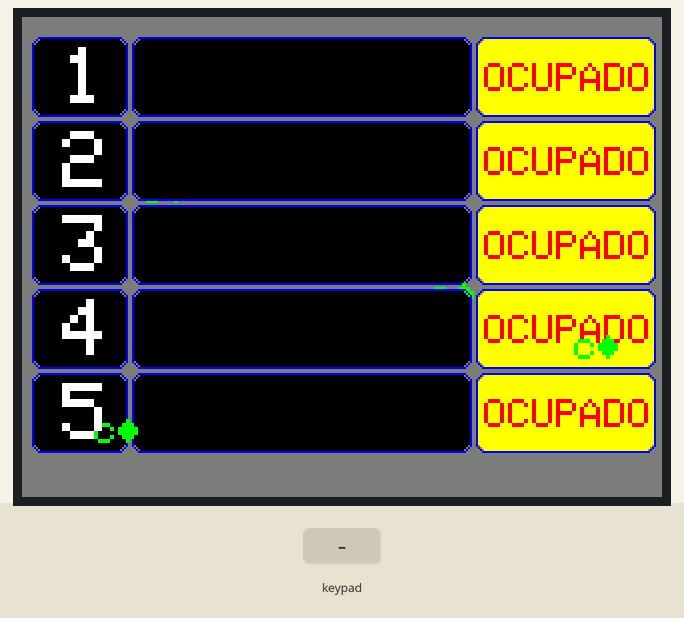
A sketch run on a simulated Arduino Mega 2560, built with avr-gcc and run on an emulated ATmega2560. Parts: 320×240 colour display. Inputs (shaded band) come from the test bench. The local clock reads 2024-03-15 10:24:30 at power-on unless the sketch sets it; EEPROM starts erased; what the sketch prints to the serial monitor is not drawn.

Above: at 1.6 s.
1.7 s: key '1' pressed
3.2 s: keypad keys 2 2 2 3 2 4 2 5 # pressed 0.4 s apart
At 7.4 s:
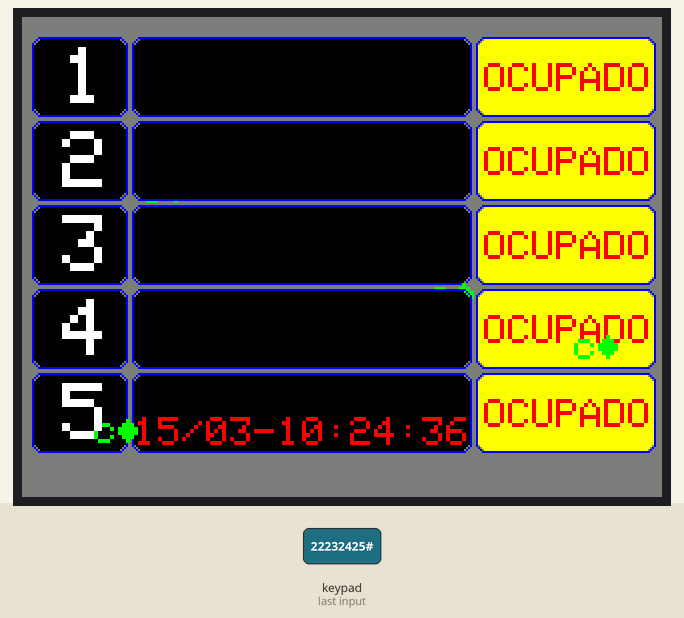
At 9.7 s:
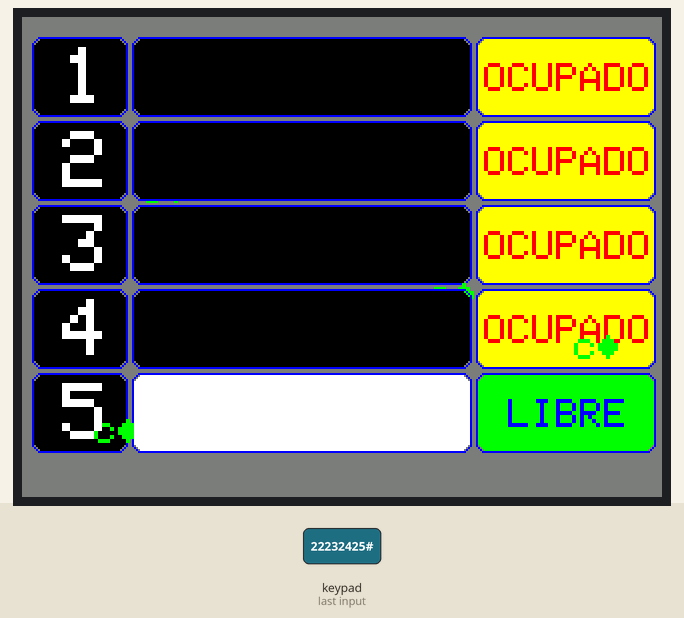
9.8 s: key '*' pressed
11.3 s: keypad keys 2 2 2 3 2 4 2 5 * pressed 0.4 s apart
At 15.2 s:
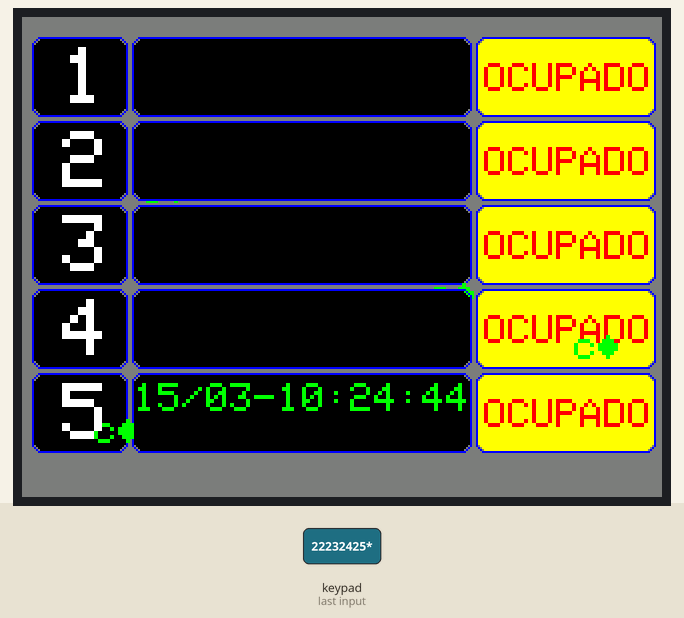
Timing chart, 0 to 16.7 s (numbered marks = the images above; inputs shaded):
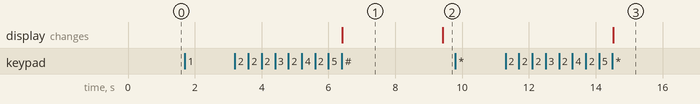

The sketch:

Registro-de-ingresos-y-egresos.ino
```cpp
#include <Keypad.h>     // Para manejo del teclado
#include <Wire.h>        // Puerto I2C
#include <RTClib.h>      // Reloj tiempo real
#include <Adafruit_GFX.h> // Hardware-specific library
#include <MCUFRIEND_kbv.h>
#include <EEPROM.h>      // Librería para manejar EEPROM

RTC_DS3231 rtc;
MCUFRIEND_kbv tft;

#define LCD_CS A3   // Pines del LCD
#define LCD_CD A2
#define LCD_WR A1
#define LCD_RD A0
#define LCD_RESET 1

#define BLACK     0x0000
#define BLUE      0x001F
#define BLUE2     0x051F
#define RED       0xF800
#define GREEN     0x07E0
#define CYAN      0x07FF
#define MAGENTA   0xF81F
#define YELLOW    0xFFE0
#define WHITE     0xFFFF
#define DARKGREY  0x7BEF
#define ORANGE    0xFD20

#define tiempo 3000

bool entradas[5] = {false, false, false, false, false};
char tiemposEntrada[5][20] = {"", "", "", "", ""};
char tiemposSalida[5][20] = {"", "", "", "", ""};

const byte FILAS = 4;
const byte COLUMNAS = 3;
char keys[FILAS][COLUMNAS] = {
  {'1','2','3'},
  {'4','5','6'},
  {'7','8','9'},
  {'*','0','#'}
};

byte pinesFilas[FILAS] = {22, 23, 24, 25};
byte pinesColumnas[COLUMNAS] = {26, 27, 28};

Keypad teclado = Keypad(makeKeymap(keys), pinesFilas, pinesColumnas, FILAS, COLUMNAS);

char TECLA;
char CLAVE[3];
char CLAVE_ENTRAR[5][3] = {"1*", "2*", "3*", "4*", "5*"};
char CLAVE_SALIR[5][3] = {"1#", "2#", "3#", "4#", "5#"};
char CLAVE_CALENDARIO[3] = "*#";  // Clave para acceder al calendario
char CLAVE_PRINCIPAL[3] = "#*";   // Clave para regresar a la pantalla principal

byte INDICE = 0;

int currentYear, currentMonth, currentDay;
bool shouldUpdate = true;
bool pantallaCalendario = false;

// Funciones para manejar la EEPROM
void guardarEstadoEEPROM() {
  for (int i = 0; i < 5; i++) {
    EEPROM.put(i * 10, entradas[i]);
    EEPROM.put(50 + i * 20, tiemposEntrada[i]);
    EEPROM.put(150 + i * 20, tiemposSalida[i]);
  }
}

void cargarEstadoEEPROM() {
  for (int i = 0; i < 5; i++) {
    EEPROM.get(i * 10, entradas[i]);
    EEPROM.get(50 + i * 20, tiemposEntrada[i]);
    EEPROM.get(150 + i * 20, tiemposSalida[i]);
  }
}

void setup() {
  tft.begin(0x9341);
  Serial.begin(9600);

  if (!rtc.begin()) {
    Serial.println("Modulo RTC no encontrado !");
    while (1);
  }

  tft.setRotation(3);
  tft.fillScreen(DARKGREY);

  cargarEstadoEEPROM();
  mostrarHabitaciones();

  DateTime now = rtc.now();
  currentYear = now.year();
  currentMonth = now.month();
  currentDay = now.day();
}

void mostrarHabitaciones() {
  tft.fillScreen(DARKGREY); // Limpia la pantalla completamente antes de redibujar

  for (int i = 0; i < 5; i++) {
    int y = 10 + (i * 42);
    tft.drawRoundRect(5, y, 48, 40, 5, BLUE);
    tft.drawRoundRect(55, y, 170, 40, 5, BLUE);
    tft.drawRoundRect(227, y, 90, 40, 5, BLUE);
    tft.fillRoundRect(6, y + 1, 46, 38, 5, BLACK);

    tft.setTextSize(2); // Restablece el tamaño de texto
    if (entradas[i]) {
      tft.fillRoundRect(56, y + 1, 168, 38, 5, BLACK);
      tft.fillRoundRect(228, y + 1, 88, 38, 5, YELLOW);
      tft.setCursor(231, y + 13);
      tft.setTextColor(RED);
      tft.print("OCUPADO");
      tft.setCursor(56, y + 5);
      tft.setTextColor(GREEN);
      tft.print(tiemposEntrada[i]);
    } else {
      tft.fillRoundRect(56, y + 1, 168, 38, 5, WHITE);
      tft.fillRoundRect(228, y + 1, 88, 38, 5, GREEN);
      tft.setCursor(243, y + 13);
      tft.setTextColor(BLUE);
      tft.print("LIBRE");
      tft.setCursor(56, y + 5);
      //tft.print(tiemposSalida[i]);
    }

    tft.setTextColor(WHITE);
    tft.setTextSize(4); // Restablece el tamaño de texto para los números de habitación
    tft.setCursor(20, y + 5);
    tft.print(i + 1);
  }
}

void actualizarHabitacion(int hab, const char* tipo, uint16_t colorTexto, int linea) {
  int y = 10 + (hab * 42);

  DateTime fecha = rtc.now();
  char buffer[20];
  sprintf(buffer, "%02d/%02d-%02d:%02d:%02d", fecha.day(), fecha.month(), fecha.hour(), fecha.minute(), fecha.second());

  int offsetY = (linea == 0) ? y + 5 : y + 22; // Primera línea para entrada, segunda para salida

  tft.setTextColor(colorTexto);
  tft.setTextSize(2);
  tft.setCursor(56, offsetY);

  if (strcmp(tipo, "Entrada") == 0) {
    strcpy(tiemposEntrada[hab], buffer);
    tft.fillRoundRect(56, y + 1, 168, 38, 5, BLACK);
    tft.print(buffer);
    tft.fillRoundRect(228, y + 1, 88, 38, 5, YELLOW);
    tft.setCursor(231, y + 13);
    tft.setTextColor(RED);
    tft.print("OCUPADO");
  } else if (strcmp(tipo, "Salida") == 0) {
    strcpy(tiemposSalida[hab], buffer);
    tft.print(buffer);
    delay(tiempo); // Espera 3 segundos
    tft.fillRoundRect(56, y + 1, 168, 38, 5, WHITE);
    tft.fillRoundRect(228, y + 1, 88, 38, 5, GREEN);
    tft.setCursor(243, y + 13);
    tft.setTextColor(BLUE);
    tft.print("LIBRE");
  }

  guardarEstadoEEPROM(); // Guardar cambios en la EEPROM

  Serial.print(tipo);
  Serial.print(" Hab ");
  Serial.print(hab + 1);
  Serial.print(": ");
  Serial.println(buffer);
}

void dibujarCalendario(int year, int month, int day) {
  tft.fillScreen(BLACK); // Limpia completamente la pantalla antes de dibujar el calendario

  // Fondo Blanco
  tft.drawRoundRect(15, 8, 290, 220, 8, BLUE);
  tft.fillRoundRect(16, 9, 288, 218, 8, WHITE);

  // Fondo de Título del mes
  tft.drawRoundRect(15, 8, 290, 30, 8, ORANGE);
  tft.fillRoundRect(16, 9, 288, 30, 8, BLACK);

  // Fondo de los días
  tft.drawRoundRect(15, 44, 290, 25, 8, ORANGE);
  tft.fillRoundRect(16, 45, 288, 25, 8, DARKGREY);

  // Color de los números
  tft.setTextColor(BLACK);
  tft.setTextSize(2);

  const char* meses[] = {
    "Enero", "Febrero", "Marzo", "Abril", "Mayo", "Junio",
    "Julio", "Agosto", "Septiembre", "Octubre", "Noviembre", "Diciembre"
  };

  String mesNombre = meses[month - 1];
  tft.setCursor(30, 13);
  tft.setTextSize(3);
  tft.setTextColor(ORANGE);
  tft.println(mesNombre + "  " + String(year));

  const char* days[] = {"D", "L", "M", "M", "J", "V", "S"};
  tft.setTextSize(2);
  for (int i = 0; i < 7; i++) {
    tft.setTextColor(BLUE);
    tft.setCursor(30 + i * 40, 50);
    tft.print(days[i]);
  }

  for (int i = 0; i < 31; i++) {
    int x = 30 + (i % 7) * 40;
    int y = 80 + (i / 7) * 32;
    tft.setCursor(x, y);
    if (i + 1 == day) {
      tft.setTextColor(RED);
    } else {
      tft.setTextColor(BLACK);
    }
    tft.print(i + 1);
  }
}

void loop() {
//////////Detecta la tecla//////////

  TECLA = teclado.getKey();
  if (TECLA) {
    CLAVE[INDICE] = TECLA;
    INDICE++;
    Serial.print(TECLA);
  }


//////////Reconocimiento de las claves//////////

  if (INDICE == 2) {
    CLAVE[INDICE] = '\0';
    Serial.print("\nClave ingresada: ");
    Serial.println(CLAVE);

    if (strcmp(CLAVE, CLAVE_CALENDARIO) == 0) {
      pantallaCalendario = true;
      dibujarCalendario(currentYear, currentMonth, currentDay);
    } else if (strcmp(CLAVE, CLAVE_PRINCIPAL) == 0) {
      pantallaCalendario = false;
      mostrarHabitaciones();
    } else {
      for (int i = 0; i < 5; i++) {
        if (!strcmp(CLAVE, CLAVE_ENTRAR[i])) {
          entradas[i] = true;
          if (!pantallaCalendario) {
            actualizarHabitacion(i, "Entrada", GREEN, 0);
          } else {
            DateTime fecha = rtc.now();
            char buffer[20];
            sprintf(buffer, "%02d/%02d-%02d:%02d:%02d", fecha.day(), fecha.month(), fecha.hour(), fecha.minute(), fecha.second());
            strcpy(tiemposEntrada[i], buffer);
            guardarEstadoEEPROM(); // Asegura que se almacene aunque no se muestre
          }
        } else if (entradas[i] && !strcmp(CLAVE, CLAVE_SALIR[i])) {
          entradas[i] = false;
          if (!pantallaCalendario) {
            actualizarHabitacion(i, "Salida", RED, 1);
          } else {
            DateTime fecha = rtc.now();
            char buffer[20];
            sprintf(buffer, "%02d/%02d-%02d:%02d:%02d", fecha.day(), fecha.month(), fecha.hour(), fecha.minute(), fecha.second());
            strcpy(tiemposSalida[i], buffer);
            guardarEstadoEEPROM(); // Asegura que se almacene aunque no se muestre
          }
        }
      }
    }

    INDICE = 0; // Reinicia el índice después de procesar la clave
  }

  // Actualización condicional de la pantalla si es necesario
  if (pantallaCalendario && shouldUpdate) {
    dibujarCalendario(currentYear, currentMonth, currentDay);
    shouldUpdate = false; // Evita actualizaciones innecesarias
  }
}
```

Measured:
- after the input at 1.7 s, every drawn part: stays the same
- after the input at 3.2 s, the display: changes after 3.2 s (image 1)
- after the input at 9.8 s, every drawn part: stays the same
- after the input at 11.3 s, the display: changes after 3.2 s (image 3)
- what the display in image 1 shows lasts 3.0 s, from 6.4 s to 9.4 s
